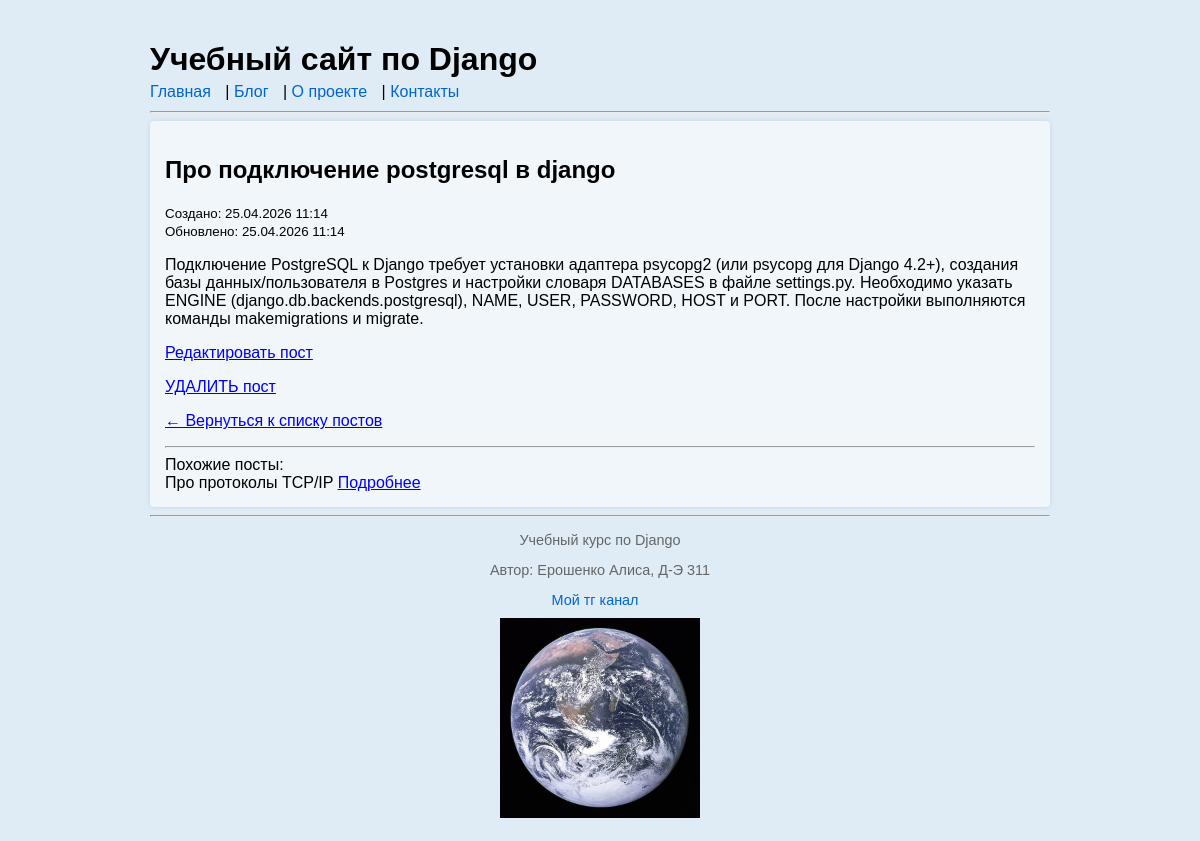
/blog/5/, run on the app's committed database.
### blog/models.py (models this page shows, shortened)
class Post(models.Model):
    title = models.CharField("Заголовок", max_length=200)
    body = models.TextField("Текст")
    created_at = models.DateTimeField("Создано", auto_now_add=True)
    updated_at = models.DateTimeField("Обновлено", auto_now=True)
    author = models.CharField("Автор", max_length=100, default="Аноним")
    is_published = models.BooleanField("Опубликовать", default=True)

### blog/views.py (the view)
# urls.py: path("blog/<int:pk>/", post_detail, name="post_detail"),
def post_detail(request, pk):
    post = get_object_or_404(Post, pk=pk, is_published=True)
    similar_posts = Post.objects.filter( created_at__date = post.created_at.date()).exclude(pk=post.pk)[:3]
    context = {"post": post, "similar_posts": similar_posts}
    return render(request, "blog/post_detail.html", context)

### blog/templates/blog/post_detail.html (shortened to what this page needs)
{% extends "blog/base.html"%}
{% block content %}
    <h2> {{ post.title }} </h2>
    <p>
    	<small>Создано: {{ post.created_at|date:"d.m.Y H:i" }}</small>
    	{% if post.updated_at != post.created_at %}
    	    <br><small>Обновлено: {{ post.updated_at|date:"d.m.Y H:i" }}</small>
        {% endif %}
    </p>
<p>{{ post.body }}</p>
<p><a href="{% url 'post_edit' pk=post.pk %}">Редактировать пост</a></p>
<p><a href="{% url 'post_delete' pk=post.pk %}">УДАЛИТЬ пост</a></p>
<p><a href="{% url 'post_list' %}">← Вернуться к списку постов</a></p>
<hr>
<h>Похожие посты:</h>
<br>
{% for sim_post in similar_posts%}
<h>{{sim_post.title}}</h>
<a href="{% url 'post_detail' pk=sim_post.pk %}">Подробнее</a>
{% endfor %}
{% endblock %}

### static/css/styles.css (style rules this page uses)
body { font-family: Arial, sans-serif; max-width: 900px; margin: 0 auto; padding: 20px; background-color: #dfebf5; }

### data on the page
Post: title "Про подключение postgresql в django", created_at "25.04.2026 11:14", updated_at "25.04.2026 11:14", body "Подключение PostgreSQL к Django требует установки адаптера psycopg2 (или psycopg для Django 4.2+), создания базы данных/пользователя в Postgres и настройки словаря DATABASES в файле settings.py. Необходимо указать ENGINE (django.db.backends.postgresql), NAME, USER, PASSWORD, HOST и PORT. После настройки выполняются команды makemigrations и migrate."
Post: title "Про протоколы TCP/IP"
